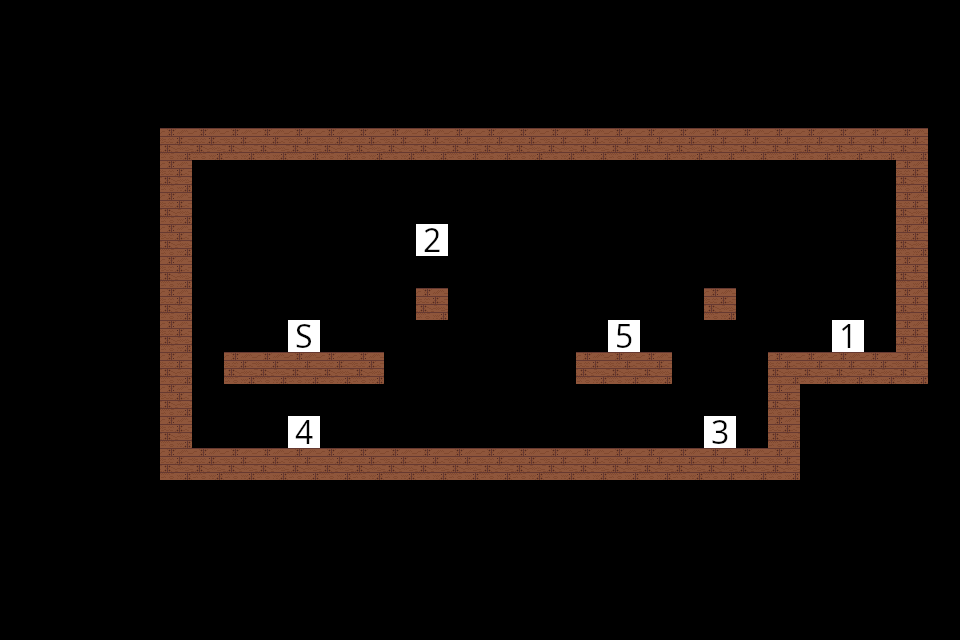

The image is a tile-based game level rendered from a .tmx file. Its description and complete source (layers, tilesets, objects, tile grids) follow:
An orthogonal 30x20 tile map with 32x32 px tiles, 1 tile layer (Tile Layer 1).

<map version="1.10" tiledversion="1.10.2" orientation="orthogonal" renderorder="right-down" width="30" height="20" tilewidth="32" tileheight="32" infinite="0" nextlayerid="2" nextobjectid="1">
 <editorsettings>
  <export target="sampleLevel2.csv" format="csv" />
 </editorsettings>
 <tileset firstgid="1" source="tiles.tsx" />
 <layer id="1" name="Tile Layer 1" width="30" height="20">
  <data encoding="csv">
0,0,0,0,0,0,0,0,0,0,0,0,0,0,0,0,0,0,0,0,0,0,0,0,0,0,0,0,0,0,
0,0,0,0,0,0,0,0,0,0,0,0,0,0,0,0,0,0,0,0,0,0,0,0,0,0,0,0,0,0,
0,0,0,0,0,0,0,0,0,0,0,0,0,0,0,0,0,0,0,0,0,0,0,0,0,0,0,0,0,0,
0,0,0,0,0,0,0,0,0,0,0,0,0,0,0,0,0,0,0,0,0,0,0,0,0,0,0,0,0,0,
0,0,0,0,0,2,2,2,2,2,2,2,2,2,2,2,2,2,2,2,2,2,2,2,2,2,2,2,2,0,
0,0,0,0,0,2,0,0,0,0,0,0,0,0,0,0,0,0,0,0,0,0,0,0,0,0,0,0,2,0,
0,0,0,0,0,2,0,0,0,0,0,0,0,0,0,0,0,0,0,0,0,0,0,0,0,0,0,0,2,0,
0,0,0,0,0,2,0,0,0,0,0,0,0,12,0,0,0,0,0,0,0,0,0,0,0,0,0,0,2,0,
0,0,0,0,0,2,0,0,0,0,0,0,0,0,0,0,0,0,0,0,0,0,0,0,0,0,0,0,2,0,
0,0,0,0,0,2,0,0,0,0,0,0,0,2,0,0,0,0,0,0,0,0,2,0,0,0,0,0,2,0,
0,0,0,0,0,2,0,0,0,6,0,0,0,0,0,0,0,0,0,15,0,0,0,0,0,0,11,0,2,0,
0,0,0,0,0,2,0,2,2,2,2,2,0,0,0,0,0,0,2,2,2,0,0,0,2,2,2,2,2,0,
0,0,0,0,0,2,0,0,0,0,0,0,0,0,0,0,0,0,0,0,0,0,0,0,2,0,0,0,0,0,
0,0,0,0,0,2,0,0,0,14,0,0,0,0,0,0,0,0,0,0,0,0,13,0,2,0,0,0,0,0,
0,0,0,0,0,2,2,2,2,2,2,2,2,2,2,2,2,2,2,2,2,2,2,2,2,0,0,0,0,0,
0,0,0,0,0,0,0,0,0,0,0,0,0,0,0,0,0,0,0,0,0,0,0,0,0,0,0,0,0,0,
0,0,0,0,0,0,0,0,0,0,0,0,0,0,0,0,0,0,0,0,0,0,0,0,0,0,0,0,0,0,
0,0,0,0,0,0,0,0,0,0,0,0,0,0,0,0,0,0,0,0,0,0,0,0,0,0,0,0,0,0,
0,0,0,0,0,0,0,0,0,0,0,0,0,0,0,0,0,0,0,0,0,0,0,0,0,0,0,0,0,0,
0,0,0,0,0,0,0,0,0,0,0,0,0,0,0,0,0,0,0,0,0,0,0,0,0,0,0,0,0,0
</data>
 </layer>
</map>
